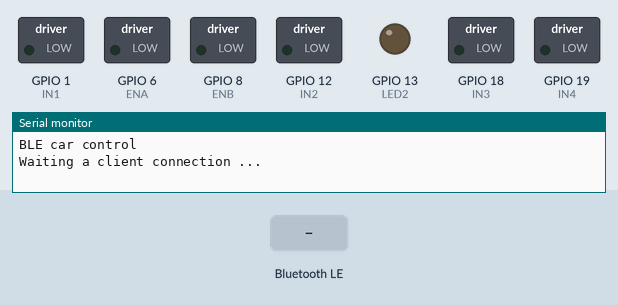
Bench run of a sketch on a simulated ESP32-S3. On the bench: switched loads named in the sketch (green lamp = pin HIGH), output pins drawn as LEDs (lit = HIGH), the last lines printed to the serial monitor. Inputs (shaded band) come from the test bench. Nothing arrives over Bluetooth unless stated; a phone connects over Bluetooth LE 3 s after start.

Above: at 2.2 s.
2.3 s: Bluetooth LE write "F" received
At 3.3 s:
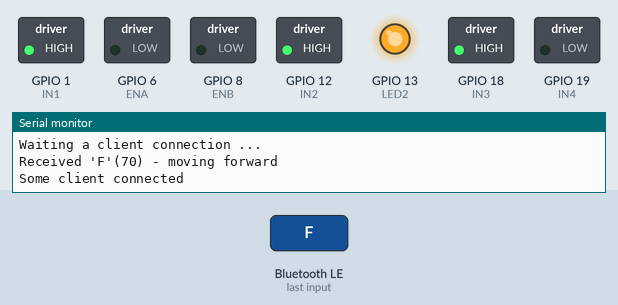
3.8 s: Bluetooth LE write "B" received
At 4.4 s:
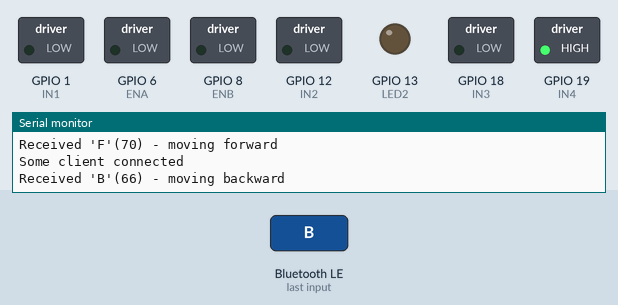
5.3 s: Bluetooth LE write "L" received
At 5.6 s:
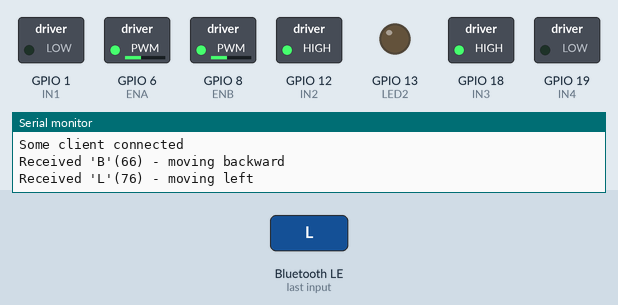
6.8 s: Bluetooth LE write "R" received
At 7.9 s:
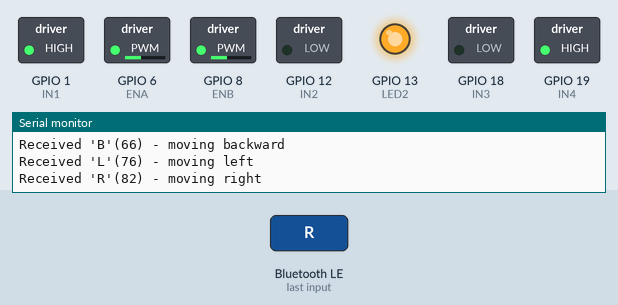
8.3 s: Bluetooth LE write "G" received
At 9.1 s:
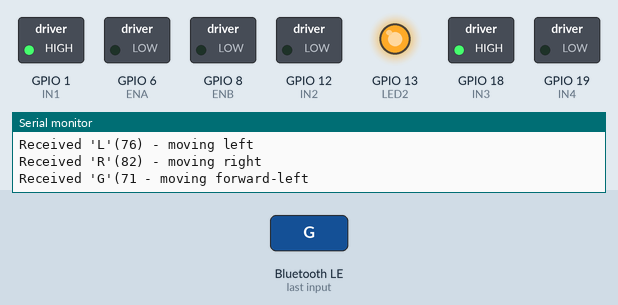
Timing chart, 0 to 10.8 s (numbered marks = the images above; inputs shaded):
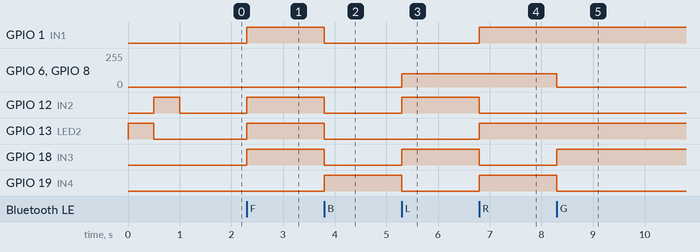

The sketch:

Air_BLE_my.ino
```cpp
/*-----------------------------------------------------------------------------------------------------
 AirBLEmy.ino
 Robot-car, модуль драйвера L298N. Управление с помощью BLE.
-----------------------------------------------------------------------------------------------------
   Create a BLE server. The design of creating the BLE server is:
   1. Create a BLE Server
   2. Create a BLE Service
   3. Create a BLE Characteristic on the Service
   4. Create a BLE Descriptor on the characteristic
   5. Start the service.
   6. Start advertising.
*/

#include <BLEDevice.h>
#include <BLEServer.h>
#include <BLEUtils.h>

// подключение модуля драйвера L298N (дополнительно: GND, Vin, +5V, M1, M2)
#define ENA 6  // включение правого (по ходу движения) мотора, ШИМ
#define IN1 1  // вращение правого мотора
#define IN2 12 // вращение правого мотора
#define IN3 18 // вращение левого мотора
#define IN4 19 // вращение левого мотора
#define ENB 8  // включение левого мотора, ШИМ

#define MIN_SPEED 100         // минимальная скорость моторов; если меньше, моторы не смогут вращаться
#define MAX_SPEED 255         // максимальная скорость
#define REGULAR_SPEED 140     // регулярная скорость
#define LED1 12
#define LED2 13

// ESP32 BLE Server definition
#define SERVICE_UUID           "C6FBDD3C-7123-4C9E-86AB-005F1A7EDA01"  // UART service UUID
#define CHARACTERISTIC_UUID_RX "B88E098B-E464-4B54-B827-79EB2B150A9F"
#define CHARACTERISTIC_UUID_TX "D769FACF-A4DA-47BA-9253-65359EE480FB"

BLEServer *pServer = NULL;
BLECharacteristic *pTxCharacteristic;
bool deviceConnected = false,
     reverse = false;
uint8_t txValue = 0,
        speed = 0,
        command = 'S',
        prev_command = 'S';
String str = "";

const int frequency = 30000; // частота ШИМ
const int pwmChan1 = 0;     // канал ШИМ1
const int pwmChan2 = 1;     // канал ШИМ2
const int resolution = 8;   // разрешение ШИМ (в битах)

/////////////////////////////////////////
// варианты работы моторов:
// левый мотор вперед
void LMgo(uint8_t sp) {
  digitalWrite(IN1, HIGH);
  digitalWrite(IN2, LOW);
  ledcWrite(ENA, sp);
  digitalWrite(LED2, HIGH);
}

// правый мотор вперед
void RMgo(uint8_t sp) {
  digitalWrite(IN3, HIGH);
  digitalWrite(IN4, LOW);
  ledcWrite(ENB, sp);
  digitalWrite(LED1, HIGH);
}

// левый мотор назад
void LMback(uint8_t sp) {
  digitalWrite(IN1, LOW);
  digitalWrite(IN2, HIGH);
  ledcWrite(ENA, sp);
  digitalWrite(LED2, LOW);
}

// правый мотор назад
void RMback(uint8_t sp) {
  digitalWrite(IN3, LOW);
  digitalWrite(IN4, HIGH);
  ledcWrite(ENB, sp);
  digitalWrite(LED1, LOW);
}

// оба мотора стоп
void Stop() {
  ledcWrite(ENA, 0);
  digitalWrite(IN1, LOW);
  digitalWrite(IN2, LOW);
  ledcWrite(ENB, 0);
  digitalWrite(IN3, LOW);
  digitalWrite(IN4, LOW);
  digitalWrite(LED1, LOW);
  digitalWrite(LED2, LOW);
}
void Blink() {
  digitalWrite(LED2, HIGH);
  delay(500);
  digitalWrite(LED2, LOW);
  digitalWrite(LED1, HIGH);
  delay(500);
  digitalWrite(LED1, LOW);
}

class MyServerCallbacks : public BLEServerCallbacks {
  void onConnect(BLEServer *pServer) {
    deviceConnected = true;
    Serial.println("\nSome client connected");
  };

  void onDisconnect(BLEServer *pServer) {
    deviceConnected = false;
    Serial.println("The client disconnected\n");
    pServer->getAdvertising()->start();
    Serial.println("Waiting a client connection ...");
    Blink();
  };
};

class MyCallbacks : public BLECharacteristicCallbacks {
  void onWrite(BLECharacteristic *pCharacteristic) {
    String rxValue = pCharacteristic->getValue().c_str();  // Use Arduino String
    if (rxValue.length() > 0) {
      Serial.print("Received ");
      Serial.print("\'" + rxValue + "\'(");
      for (int i = 0; i < rxValue.length(); i++) {
        command = (char) toupper(rxValue[i]);
        Serial.print(command);
        switch(command) {
          case 70:  LMgo(speed);       // 'F' вперед
                    RMgo(speed);
                    Serial.println(") - moving forward");
                    break;
          case 66:  LMback(speed);     // 'B' назад
                    RMback(speed);
                    Serial.println(") - moving backward");
                    break;
          case 76:  RMgo(MIN_SPEED);   // 'L' танковый разворот налево
                    LMback(MIN_SPEED);
                    Serial.println(") - moving left");
                    break;
          case 82:  LMgo(MIN_SPEED);   // 'R' танковый разворот направо
                    RMback(MIN_SPEED);
                    Serial.println(") - moving right");
                    break;
          case 71:  RMgo(speed);   // 'G' вперед и налево
                    LMgo(speed/2);
                    Serial.println(" - moving forward-left");
                    break;
          case 73:  LMgo(speed);   // 'I' вперед и направо
                    RMgo(speed/2);
                    Serial.println(") - moving forward-right");
                    break;
          case 72:  str = "Moving back-left";
                    RMback(speed); // 'H' назад и налево
                    LMback(speed/2);
                    break;
          case 74:  LMback(speed); // 'J' назад и направо
                    RMback(speed/2);
                    Serial.println(") - moving back-left");
                    break;
          case 83:  Stop();        // 'S' стоп
                    speed = 100;
                    Serial.println(") - stop engine!");
                    Blink();
        }
        delay(100);
        rxValue = "";
        prev_command = command;
        command = 0;
      }
    }
  }
};

void setup() {
  Serial.begin(115200);
  pinMode(LED1, OUTPUT);
  pinMode(LED2, OUTPUT);
  pinMode(ENA, OUTPUT);
  pinMode(ENB, OUTPUT);
  pinMode(IN1, OUTPUT);
  pinMode(IN2, OUTPUT);
  pinMode(IN3, OUTPUT);
  pinMode(IN4, OUTPUT);
  ledcAttachChannel(ENA, frequency, resolution, pwmChan1); // задаём настройки ШИМ1
  ledcAttachChannel(ENB, frequency, resolution, pwmChan2); // задаём настройки ШИМ2
  Stop();   // motor Stop
  Serial.println("BLE car control");

  // Create the BLE Device
  BLEDevice::init("BLE_CAR"); // BLE device name

  // Create the BLE Server
  pServer = BLEDevice::createServer();
  pServer->setCallbacks(new MyServerCallbacks());

  // Create the BLE Service
  BLEService *pService = pServer->createService(SERVICE_UUID);

  // Create a BLE Characteristic
  pTxCharacteristic = pService->createCharacteristic(
                        CHARACTERISTIC_UUID_RX,
                        BLECharacteristic::PROPERTY_NOTIFY
                      );

  BLECharacteristic *pRxCharacteristic = pService->createCharacteristic(
                                            CHARACTERISTIC_UUID_TX,
                                            BLECharacteristic::PROPERTY_WRITE
                                          );
  pRxCharacteristic->setCallbacks(new MyCallbacks());

  // Start the service
  pService->start();

  // Start advertising
  pServer->getAdvertising()->start();
  Serial.println("Waiting a client connection ...");
  Blink();
}

void loop() {
  delay(1000);
}
```

Measured:
- after the input at 2.3 s, GPIO 1 (IN1), GPIO 12 (IN2), GPIO 13 (LED2), GPIO 18 (IN3): LOW → HIGH at once
- after the input at 3.8 s, GPIO 1 (IN1), GPIO 12 (IN2), GPIO 13 (LED2), GPIO 18 (IN3): HIGH → LOW at once; GPIO 19 (IN4): LOW → HIGH at once
- after the input at 5.3 s, GPIO 6 (ENA), GPIO 8 (ENB): 0/255 → 100/255 at once; GPIO 12 (IN2), GPIO 18 (IN3): LOW → HIGH at once; GPIO 19 (IN4): HIGH → LOW at once
- after the input at 6.8 s, GPIO 1 (IN1), GPIO 13 (LED2), GPIO 19 (IN4): LOW → HIGH at once; GPIO 12 (IN2), GPIO 18 (IN3): HIGH → LOW at once
- after the input at 8.3 s, GPIO 6 (ENA), GPIO 8 (ENB): 100/255 → 0/255 at once; GPIO 18 (IN3): LOW → HIGH at once; GPIO 19 (IN4): HIGH → LOW at once
